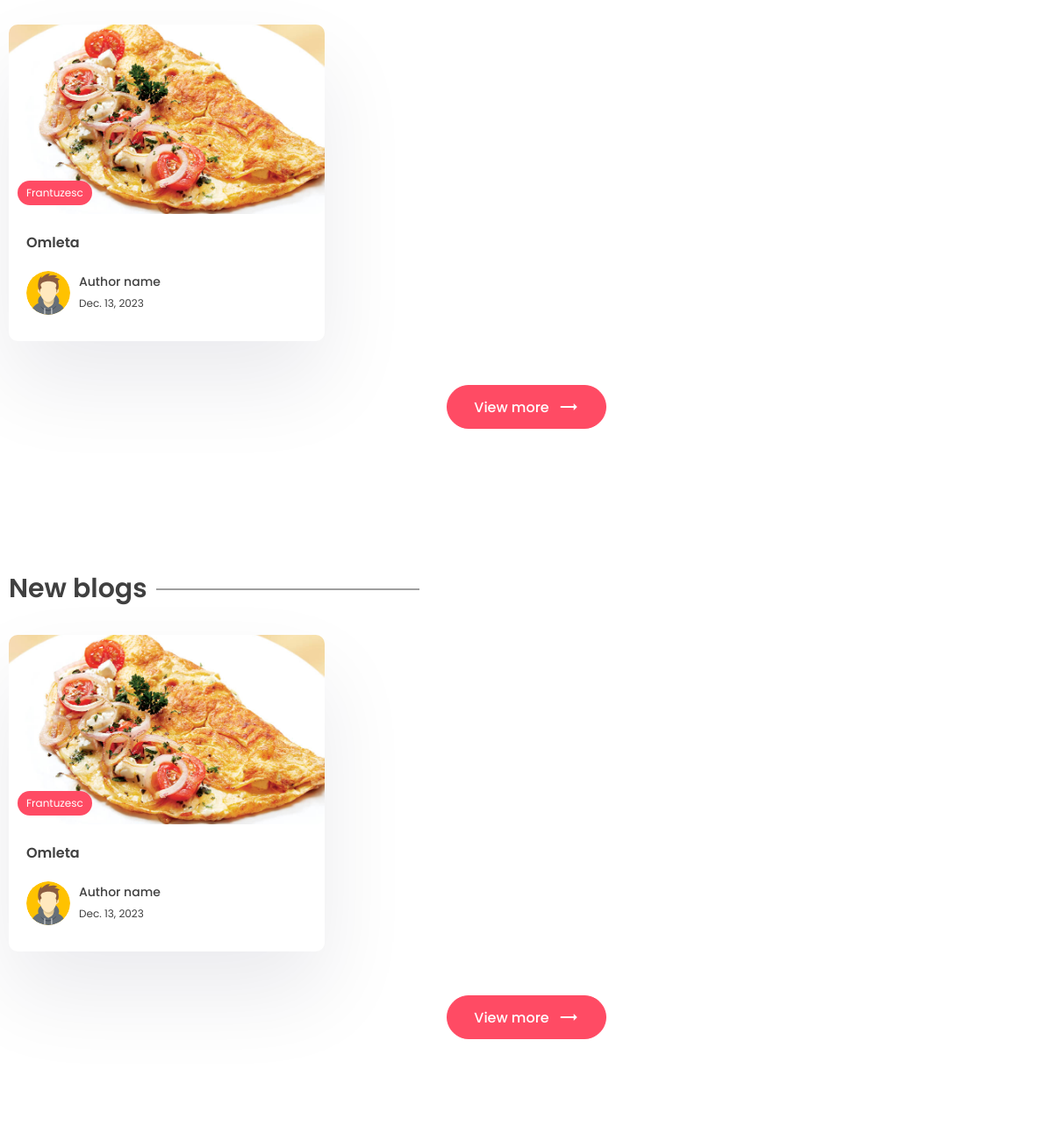
The app's page / (middle part), older data.
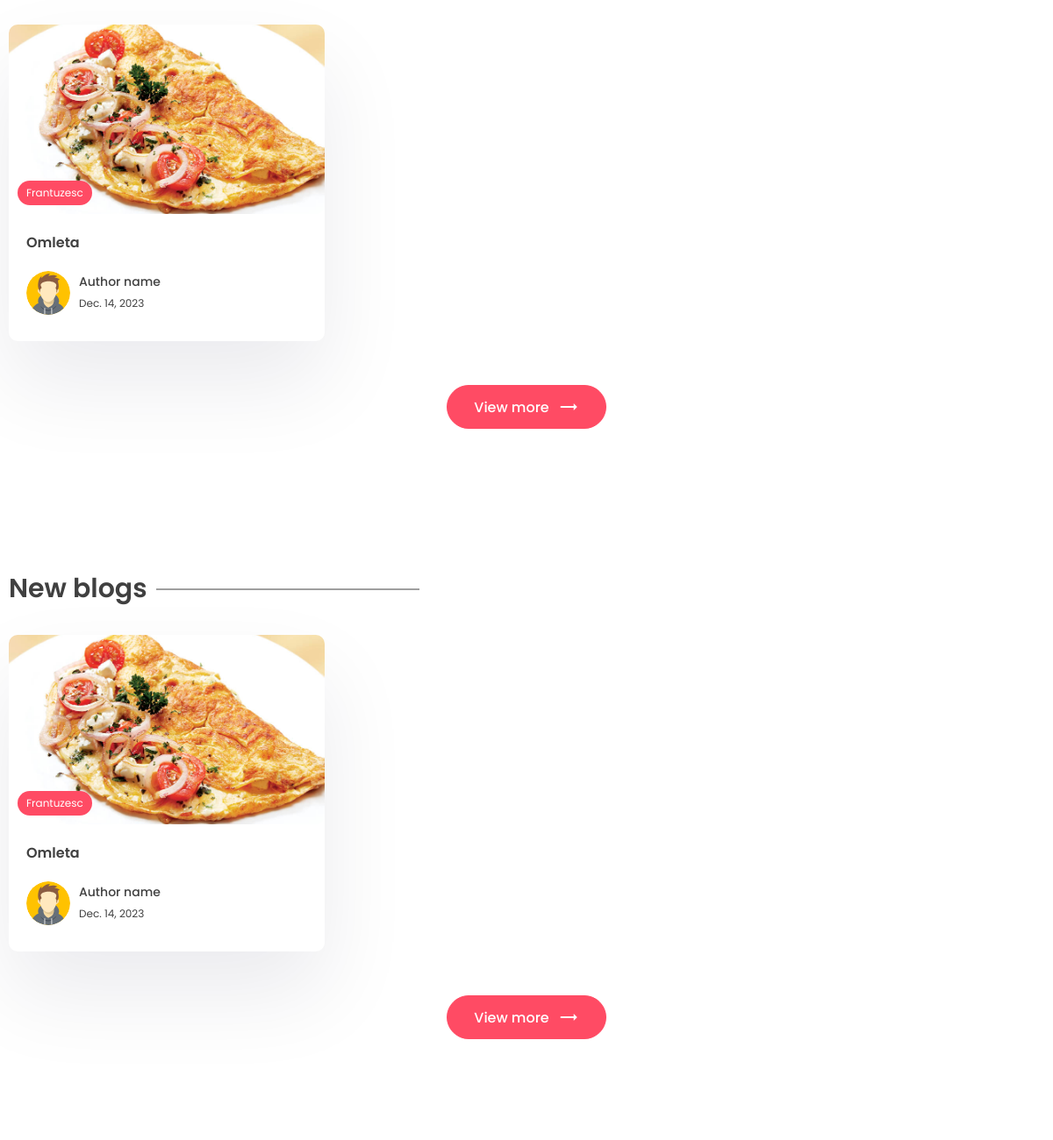
The same page, newer data.
### app/models.py (models this page shows, shortened)
class Post(models.Model):
    title = models.CharField(max_length=200)
    content = models.TextField()
    last_updated = models.DateTimeField(auto_now=True)
    slug = models.SlugField(max_length=200, unique=True)
    image = models.ImageField(null=True, blank=True, upload_to="images/")
    tags = models.ManyToManyField(Tag, blank=True, related_name='post')
    view_count = models.IntegerField(null=True, blank=True)

class Tag(models.Model):
    name = models.CharField(max_length=100)
    description = models.CharField(max_length=100)
    slug = models.SlugField(max_length=200, unique=True)

### app/views.py (the view)
# urls.py: path('', views.index, name='home_page')
def index(request):
    posts = Post.objects.all()
    top_posts = Post.objects.all().order_by('-view_count')[0:3]
    recent_posts = Post.objects.all().order_by('-last_updated')[0:3]
    subscribe_form = SubscribeForm()
    subscribe_successful = None  # To display a message if the user subscribes successfully.
    if request.POST:
        subscribe_form = SubscribeForm(request.POST)
        if subscribe_form.is_valid():
            subscribe_form.save()
            subscribe_successful = 'Thank you for subscribing!'
            subscribe_form = SubscribeForm()
    context = {
        'posts': posts,
        'top_posts': top_posts,
        'recent_posts': recent_posts,
        'subscribe_form': subscribe_form,
        'subscribe_successful': subscribe_successful
    }
    return render(request, 'app/index.html', context)

### app/templates/app/index.html (shortened to what this page needs)
{% extends 'base.html' %}
{% block content %}
    <section class="sp">
      <div class="container">
        <div class="grid-3">
            {% for post in top_posts %}
          <a href="{% url 'post_page' post.slug %}">
            <div class="card">
              <div class="post-img">
                <img src="{{ post.image.url }}" alt="" />
                <div class="tag">{{ post.tags.all.0.name }}</div>
              </div>
              <div class="card-content">
                <h3>
                  {{ post.title }}
                </h3>
                <div class="author">
                  <div class="profile-pic">
                    <img src="images/author.svg" alt="" />
                  </div>
                  <div class="details">
                    <p>Author name</p>
                    <small>{{ post.last_updated|date }}</small>
                  </div>
                </div>
              </div>
            </div>
          </a>
            {% endfor %}
        </div>
        <center>
          <a href=""><button class="btn btn-primary rounded view">
            View more <span class="material-icons"> trending_flat </span>
          </button></a>
        </center>
      </div>
    </section>
    <section class="sp">
      <div class="container">
        <h1 class="sec-title">New blogs</h1>
        <div class="grid-3">
            {% for post in recent_posts %}
          <a href="{% url 'post_page' post.slug %}">
            <div class="card">
              <div class="post-img">
                <img src="{{ post.image.url }}" alt="" />
                <div class="tag">{{ post.tags.all.0.name }}</div>
              </div>
              <div class="card-content">
                <h3>
                    {{ post.title }}
                </h3>
                <div class="author">
                  <div class="profile-pic">
                    <img src="images/author.svg" alt="" />
                  </div>
                  <div class="details">
                    <p>Author name</p>
                    <small>{{ post.last_updated|date }}</small>
                  </div>
                </div>
              </div>
            </div>
          </a>
            {% endfor %}
        </div>
        <center>
          <a href=""><button class="btn btn-primary rounded view">
            View more <span class="material-icons"> trending_flat </span>
          </button></a>
        </center>
      </div>
    </section>
{% endblock content %}

Row changes from the older to the newer data that the page shows:
changed Post "Omleta": last_updated "Dec. 13, 2023" → "Dec. 14, 2023"
